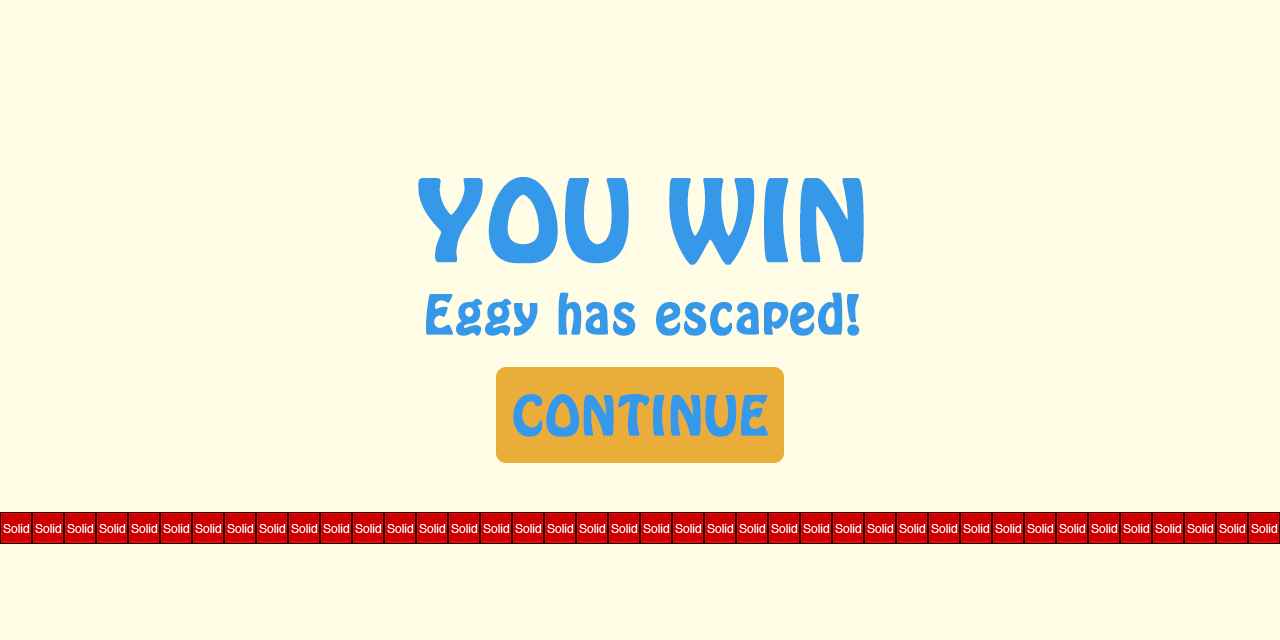

This is a level from a 2D game, rendered from its Tiled map with the project's own tilesets. A one-line summary and the map file follow, with tile-layer data summarised:
An orthogonal 40x20 tile map with 32x32 px tiles, 1 tile layer (Collision), 1 image layer and 4 objects (3x OneClickEntity, Eggy).

<map version="1.0" orientation="orthogonal" width="40" height="20" tilewidth="32" tileheight="32">
 <tileset firstgid="1" name="metatiles32x32" tilewidth="32" tileheight="32">
  <image source="../img/map/metatiles32x32.png" width="160" height="32" />
  <tile id="0">
   <properties>
    <property name="type" value="solid" />
   </properties>
  </tile>
 </tileset>
 <imagelayer name="Background" width="40" height="20">
  <image source="../img/backgrounds/youwin.png" />
 </imagelayer>
 <layer name="Collision" width="40" height="20">
  <data>[800 cells, 40 non-empty, 1 distinct tile ids]</data>
 </layer>
 <objectgroup name="Player" width="40" height="20">
  <object name="Eggy" x="512" y="480" width="32" height="32" />
  <object name="OneClickEntity" x="800" y="480" width="32" height="32">
   <properties>
    <property name="befType" value="flip" />
    <property name="image" value="blank" />
    <property name="notClickable" value="true" />
   </properties>
  </object>
  <object name="OneClickEntity" x="480" y="352" width="320" height="160">
   <properties>
    <property name="aftType" value="win" />
    <property name="befType" value="null" />
    <property name="image" value="blank" />
   </properties>
  </object>
  <object name="OneClickEntity" x="448" y="480" width="32" height="32">
   <properties>
    <property name="befType" value="flip" />
    <property name="image" value="blank" />
    <property name="notClickable" value="true" />
   </properties>
  </object>
 </objectgroup>
</map>
